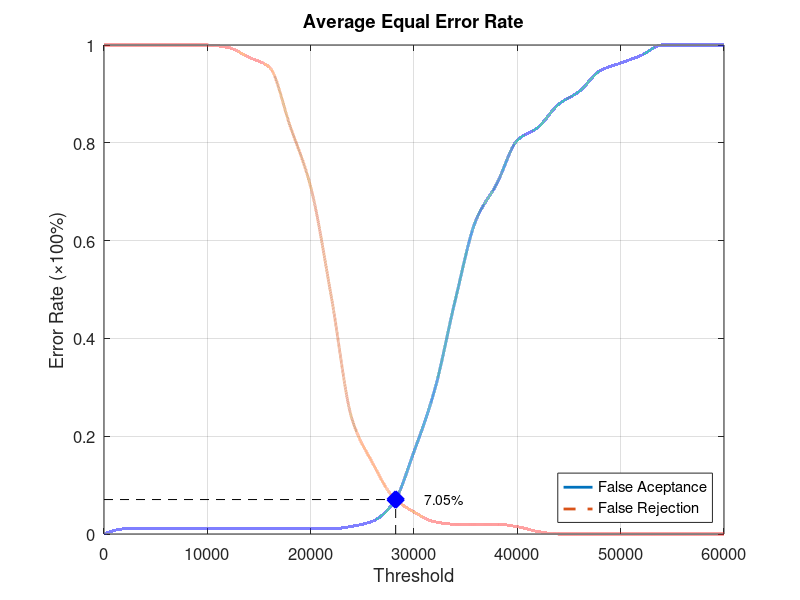
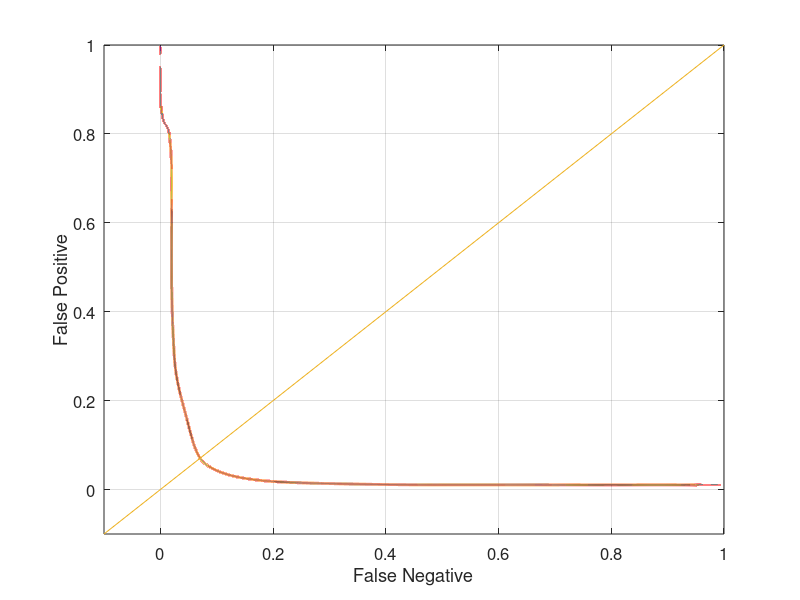

These charts were generated, in order, by the following MATLAB code:
function yEER = Database3_1
close all;
clear;
clc;
x = 0:2000:60000;
xq = 0:0.5:60000;

y0 = [0 0.0105263 0.0105263 0.0105263 0.0105263 0.0105263 0.0105263 0.0105263 0.0105263 0.0105263 0.0105263 0.0105263 0.0157895 0.0263158 0.0631579 0.168421 0.294737 0.478947 0.642105 0.715789 0.805263 0.831579 0.878947 0.905263 0.947368 0.963158 0.978947 1 1 1 1];
yy0 = interp1(x, y0, xq, 'pchip');
y1 = [1 1 1 1 1 1 0.995 0.975 0.955 0.835 0.71 0.485 0.235 0.145 0.075 0.045 0.025 0.02 0.02 0.02 0.015 0.005 0 0 0 0 0 0 0 0 0];
yy1 = interp1(x, y1, xq, 'pchip');

% Calculating EER: 
y2 = abs(y0 - y1);
find(y2 == min(y2))
yy2 = abs(yy0 - yy1);
xEER = find(yy2 == min(yy2));
xEERIndex = xq(xEER) % X-axis EER
yEER = yy0(xEER) % Y-axis EER

main = figure
plot(xq, yy0,'-','LineWidth', 2);	hold on
plot(xq, yy1,'--','LineWidth', 2);	hold on
plot([xEERIndex xEERIndex], [0 yEER], 'k--');	hold on
plot([0 xEERIndex], [yEER yEER], 'k--');	hold on
plot(xEERIndex, yEER, 'bx', 'LineWidth', 10);	hold on
text(xEERIndex + 10 * xEERIndex / 100, yEER, [num2str(round((10000 * yEER)) / 100) '%'])
legend('False Aceptance', 'False Rejection', 'Location', 'SouthEast')
xlabel('Threshold')
ylabel('Error Rate (\times100%)')
title('Average Equal Error Rate')
set(gca, 'FontSize', 12)
axis([0 60000 0 1])
grid on

print(main, 'Database3_1Main', '-dpng');
FNRxFPR = figure('Color', [1 1 1]);
plot(yy1, yy0, '-', yy1, yy0, 'LineWidth', 2);
hold on
y = -0.1:0.1:1
plot(y, y); 
set(gca, 'FontSize', 12)
xlabel('False Negative')
ylabel('False Positive')
axis([-0.1 1 -0.1 1])
set(gca, 'FontSize', 12)
grid on

print(FNRxFPR, 'Database3_1FNRxFPR','-dpng');
end
